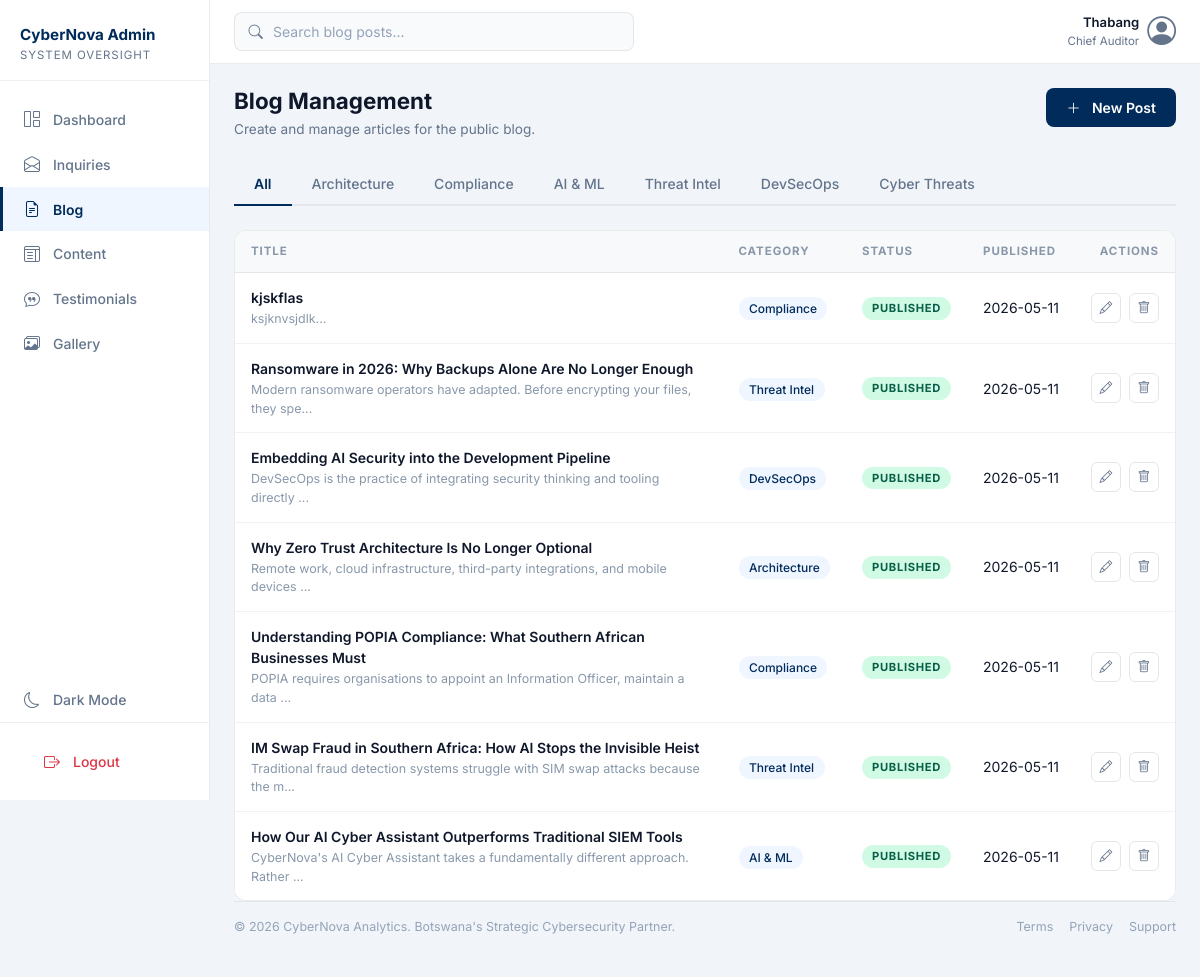
Page /admin/blog (signed in) on the committed database.
### tables this page shows
CREATE TABLE blog_post (
            id           INTEGER      PRIMARY KEY AUTOINCREMENT,
            admin_id     INT          NOT NULL,
            title        VARCHAR(255) NOT NULL,
            content      TEXT         NOT NULL,
            category     VARCHAR(100) NULL,
            cover_image  VARCHAR(255) NULL,
            published_at DATETIME     NULL,
            status       VARCHAR(50)  NOT NULL DEFAULT 'draft',
            FOREIGN KEY (admin_id) REFERENCES admin(id)
        );

### app.py (the view)
@app.route('/admin/blog')
@login_required
def admin_blog():
    db = get_db()
    category = request.args.get('category', '')
    if category:
        posts = db.execute(
            'SELECT * FROM blog_post WHERE category = ? ORDER BY published_at DESC',
            (category,)
        ).fetchall()
    else:
        posts = db.execute(
            'SELECT * FROM blog_post ORDER BY published_at DESC'
        ).fetchall()
    db.close()
    return render_template('admin/blog.html', posts=posts)

### app.py (called while the page is built)
@app.after_request
def prevent_caching(response):
    if request.path.startswith('/admin'):
        response.headers['Cache-Control'] = 'no-store, no-cache, must-revalidate, max-age=0'
        response.headers['Pragma'] = 'no-cache'
        response.headers['Expires'] = '0'
    return response

def get_db():
    conn = sqlite3.connect('database.db')
    conn.row_factory = sqlite3.Row
    return conn

def login_required(f):
    from functools import wraps
    @wraps(f)
    def decorated(*args, **kwargs):
        if 'admin_id' not in session:
            return redirect(url_for('admin_login'))
        return f(*args, **kwargs)
    return decorated

### templates/admin/blog.html (shortened to what this page needs)
{% extends 'admin/admin_base.html' %}
{% block search_placeholder %}Search blog posts...{% endblock %}
{% block content %}
<div class="d-flex justify-content-between align-items-start mb-4 gap-2 flex-wrap">
  <div>
    <h4 class="admin-page-title">Blog Management</h4>
    <p class="admin-page-sub">
      Create and manage articles for the public blog.
    </p>
  </div>
  <button
    class="btn admin-action-btn"
    data-bs-toggle="modal"
    data-bs-target="#newPostModal"
    style="flex-shrink: 0"
  >
    <i class="bi bi-plus-lg me-2"></i> New Post
  </button>
</div>
<div class="filter-tabs-scroll mb-4">
  <div class="gallery-filter-tabs">
    <a
      href="{{ url_for('admin_blog') }}"
      class="gallery-tab {% if not request.args.get('category') %}active{% endif %}"
    >
      All
    </a>
    {% for cat in ['Architecture', 'Compliance', 'AI & ML', 'Threat Intel', 'DevSecOps', 'Cyber Threats'] %}
    <a
      href="{{ url_for('admin_blog', category=cat) }}"
      class="gallery-tab {% if request.args.get('category') == cat %}active{% endif %}"
    >
      {{ cat }}
    </a>
    {% endfor %}
  </div>
</div>
{% if posts %}
<div class="admin-table-wrap">
  <div class="table-responsive-wrap">
    <table class="table admin-table mb-0">
      <thead>
        <tr>
          <th>Title</th>
          <th class="col-hide-mobile">Category</th>
          <th>Status</th>
          <th class="col-hide-mobile">Published</th>
          <th class="text-end">Actions</th>
        </tr>
      </thead>
      <tbody>
        {% for post in posts %}
        <tr>
          <td>
            <p class="admin-table-title mb-0">{{ post['title'] }}</p>
            <p class="admin-table-excerpt mb-0">{{ post['content'][:80] }}...</p>
          </td>
          <td class="col-hide-mobile">
            {% if post['category'] %}
            <span class="post-category-badge">{{ post['category'] }}</span>
            {% else %}
            <span class="text-muted" style="font-size:0.8rem;">—</span>
            {% endif %}
          </td>
          <td>
            {% if post['status'] == 'published' %}
            <span class="blog-status-badge blog-status-published">Published</span>
            {% else %}
            <span class="blog-status-badge blog-status-draft">Draft</span>
            {% endif %}
          </td>
          <td class="admin-table-date col-hide-mobile">
            {{ post['published_at'][:10] if post['published_at'] else '—' }}
          </td>
          <td class="text-end">
            <div class="d-flex gap-2 justify-content-end">
              <button
                class="gallery-action-btn"
                title="Edit"
                data-bs-toggle="modal"
                data-bs-target="#editPostModal{{ post['id'] }}"
              >
                <i class="bi bi-pencil"></i>
              </button>
              <form
                method="POST"
                action="{{ url_for('admin_blog_delete', post_id=post['id']) }}"
                onsubmit="return confirm('Delete this post?');"
              >
                <button
                  type="submit"
                  class="gallery-action-btn gallery-delete-btn"
                  title="Delete"
                >
                  <i class="bi bi-trash"></i>
                </button>
              </form>
            </div>
          </td>
        </tr>
        {% endfor %}
      </tbody>
    </table>
  </div>
</div>
{% endif %}
{% endblock %}

### static/css/admin.css (style rules this page uses)
*, *::before, *::after { box-sizing: border-box; }
body.admin-body { font-family: 'Inter', sans-serif; background-color: #f1f5f9; color: #0f172a; margin: 0; }
.admin-table { width: 100%; border-collapse: collapse; }
.admin-table thead tr { background: #f8fafc; border-bottom: 1px solid rgba(0,0,0,0.06); }
.admin-table th { padding: 0.75rem 1.25rem; font-size: 0.78rem; font-weight: 600; color: #002B5B; text-align: left; white-space: nowrap; }
.admin-table td { padding: 0.9rem 1.25rem; font-size: 0.82rem; color: #0f172a; border-bottom: 1px solid rgba(0,0,0,0.04); vertical-align: middle; }
.admin-table tbody tr:last-child td { border-bottom: none; }
.admin-page-title { font-size: 1.4rem; font-weight: 700; color: #0f172a; margin-bottom: 0.25rem; }
.admin-page-sub { font-size: 0.85rem; color: #64748B; margin-bottom: 0; }
.admin-action-btn { background-color: #002B5B; color: #ffffff; font-size: 0.875rem; font-weight: 600; padding: 0.55rem 1.25rem; border-radius: 8px; border: none; transition: background-color 0.2s; white-space: nowrap; }
.gallery-filter-tabs { display: flex; gap: 0; border-bottom: 2px solid rgba(0,0,0,0.06); }
.gallery-tab { font-size: 0.875rem; font-weight: 500; color: #64748B; text-decoration: none; padding: 0.6rem 1.25rem; border-bottom: 2px solid transparent; margin-bottom: -2px; transition: all 0.15s; }
.gallery-tab.active { color: #002B5B; border-bottom-color: #002B5B; font-weight: 600; }
.gallery-action-btn { background: none; border: 1px solid rgba(0,0,0,0.1); border-radius: 6px; color: #64748B; width: 30px; height: 30px; display: flex; align-items: center; justify-content: center; font-size: 0.8rem; cursor: pointer; transition: all 0.15s; }
.admin-table-wrap { background: #fff; border: 1px solid rgba(0,0,0,0.08); border-radius: 12px; overflow: hidden; }
.admin-table { margin-bottom: 0; }
.admin-table thead th { background: #f8f9fa; font-size: 0.72rem; font-weight: 700; text-transform: uppercase; letter-spacing: 0.08em; color: #8898aa; border-bottom: 1px solid rgba(0,0,0,0.08); padding: 12px 16px; }
.admin-table tbody td { padding: 14px 16px; vertical-align: middle; border-bottom: 1px solid rgba(0,0,0,0.05); font-size: 0.875rem; }
.admin-table-title { font-weight: 600; color: #0f172a; font-size: 0.875rem; }
.admin-table-excerpt { font-size: 0.78rem; color: #8898aa; margin-top: 2px; }
.admin-table-date { font-size: 0.8rem; color: #8898aa; white-space: nowrap; }
.blog-status-badge { display: inline-block; font-size: 0.7rem; font-weight: 700; text-transform: uppercase; letter-spacing: 0.06em; padding: 3px 10px; border-radius: 20px; white-space: nowrap; }
.blog-status-published { background: #d1fae5; color: #065f46; }
.post-category-badge { background: #EFF6FF; color: #002B5B; font-size: 0.75rem; font-weight: 500; padding: 0.25rem 0.65rem; border-radius: 20px; }
body, .admin-sidebar, .admin-topbar, .admin-card, .admin-table, .admin-table thead tr, .admin-table th, .admin-table td, .admin-table tbody tr, .topbar-search, .topbar-search-input, .admin-select, .gallery-card, .tapproval-card, .tapproval-approval-card, .content-panel, .content-item, .admin-modal-content, .admin-modal-body, .admin-modal-footer, .content-modal .modal-content, .content-modal .modal-body, .content-modal .modal-footer, .admin-empty-state, .admin-table-wrap, .sidebar-darkmode-btn { transition: background-color 0.25s ease, border-color 0.25s ease, color 0.25s ease; }
.table-responsive-wrap { overflow-x: auto; -webkit-overflow-scrolling: touch; }
.filter-tabs-scroll { overflow-x: auto; -webkit-overflow-scrolling: touch; white-space: nowrap; }
.filter-tabs-scroll .gallery-filter-tabs { display: inline-flex; min-width: 100%; }

### rows in the picture
blog_post: title "kjskflas", content "ksjknvsjdlk", category "Compliance", status "PUBLISHED", published_at "2026-05-11"
blog_post: title "Ransomware in 2026: Why Backups Alone Are No Longer Enough", content "Modern ransomware operators have adapted. Before encrypting your files, they spe", category "Threat Intel", status "PUBLISHED", published_at "2026-05-11"
blog_post: title "Embedding AI Security into the Development Pipeline", content "DevSecOps is the practice of integrating security thinking and tooling directly", category "DevSecOps", status "PUBLISHED", published_at "2026-05-11"
blog_post: title "Why Zero Trust Architecture Is No Longer Optional", content "Remote work, cloud infrastructure, third-party integrations, and mobile devices", category "Architecture", status "PUBLISHED", published_at "2026-05-11"
blog_post: title "Understanding POPIA Compliance: What Southern African Businesses Must", content "POPIA requires organisations to appoint an Information Officer, maintain a data", category "Compliance", status "PUBLISHED", published_at "2026-05-11"
blog_post: title "IM Swap Fraud in Southern Africa: How AI Stops the Invisible Heist", content "Traditional fraud detection systems struggle with SIM swap attacks because the m", category "Threat Intel", status "PUBLISHED", published_at "2026-05-11"
blog_post: title "How Our AI Cyber Assistant Outperforms Traditional SIEM Tools", content "CyberNova's AI Cyber Assistant takes a fundamentally different approach. Rather", category "AI & ML", status "PUBLISHED", published_at "2026-05-11"

### other values in the picture
{{ session.get('admin_name', 'Admin') }} "Thabang"
{{ cat }} "Architecture" "Compliance" "AI & ML" "Threat Intel" "DevSecOps" "Cyber Threats"
